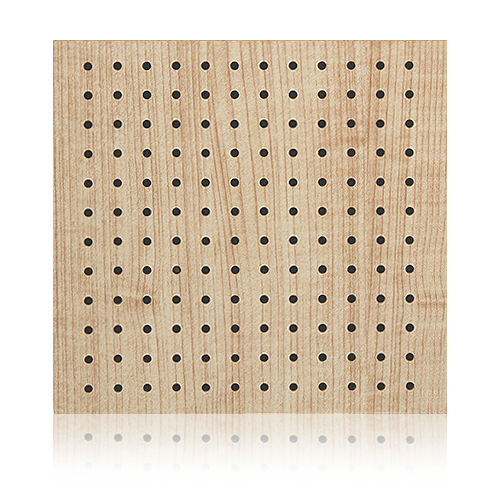
%> input picture Lab03/Test_cir02.png, 500 x 500 px
$ octave canny_test.m   (GNU Octave 9; MATLAB toolbox functions it lacks are replaced by stand-ins)
%> lines starting %> are read from the running program, lines starting %| are printed output that depends on the picture; in (x1, y1, x2, y2) boxes, pixels count from 0 and x2, y2 are one past the last pixel; in counts of white or black regions, pixels touching at a corner belong together; the program's own positions count from 1
clear;
clc;

fname = "Test_cir02.png";
img = imread(fname);
%> img is the input picture: size 500x500x3 uint8; mean R, G, B 220.5, 206.6, 188.7
figure(1); imshow(img);

% Convert image to grayscale
img_gray = rgb2gray(img);
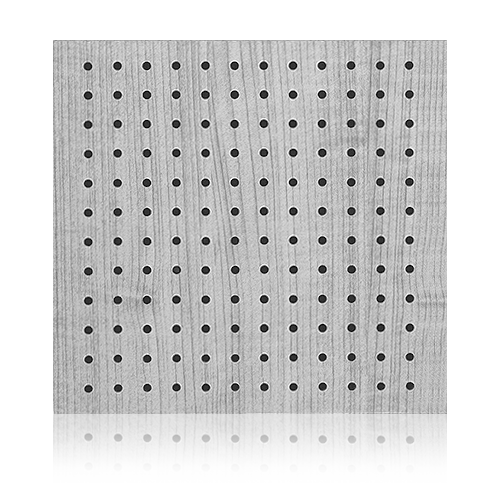
%> img_gray: size 500x500 uint8; min 0, max 255, mean 208.7

% Edge detection using Canny filter
edge_img = edge(img_gray, 'canny');
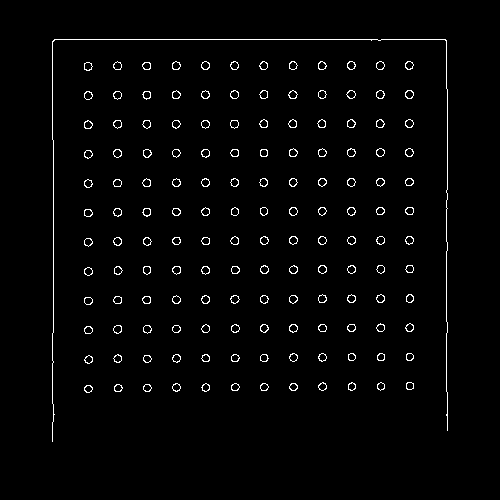
%> edge_img: size 500x500 logical; 2.1% white in thin lines or dots, all inside (x1, y1, x2, y2) = (52, 39, 448, 442)

% Display the edge image
figure(2); imshow(edge_img);

imgY = double(img_gray);
obj = imgY(55:55+21, 107:107+21);
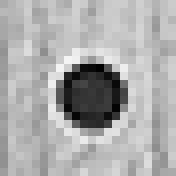
%> obj: size 22x22 double (shown 8 times larger); min 1, max 244, mean 171.2
figure(3); imshow(obj);

patt = flipud(fliplr(obj));
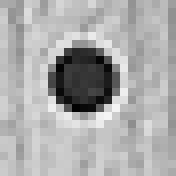
%> patt: size 22x22 double (shown 8 times larger); min 1, max 244, mean 171.2; mean of the top-left, top-right, bottom-left and bottom-right quarters 163.6, 164, 179.7, 177.7
patt = patt / sum(patt(:));
patt = patt - mean(patt(:));

% Enhance edge component in the pattern image
obj_edges = edge(obj, 'canny');
%> obj_edges: size 22x22 logical; 5.4% white in thin lines or dots, all inside (x1, y1, x2, y2) = (7, 7, 16, 16)
obj_edges = double(obj_edges);
obj_edges(obj_edges > 0) = 1;
enhanced_obj = obj_edges + obj;
enhanced_obj = enhanced_obj / max(enhanced_obj(:));
enhanced_obj = enhanced_obj - mean(enhanced_obj(:));

imgR = conv2(imgY, enhanced_obj, 'same');
imgR = imgR / max(imgR(:));

figure(4); imshow(imgR);
figure(5); mesh(imgR);
%> after `mesh(imgR)`:
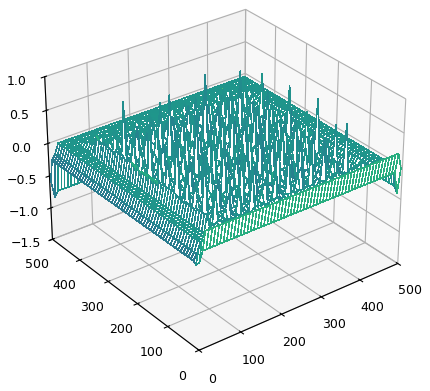
%> figure redrawn from the program's plot data

% Apply Gaussian filter for noise reduction
sigma = 1.5; % 표준 편차 값 조정
filtered_imgR = imgaussfilt(imgR, sigma);

% Display the filtered image
figure(6); imshow(filtered_imgR);
%> after `imshow(filtered_imgR)`:
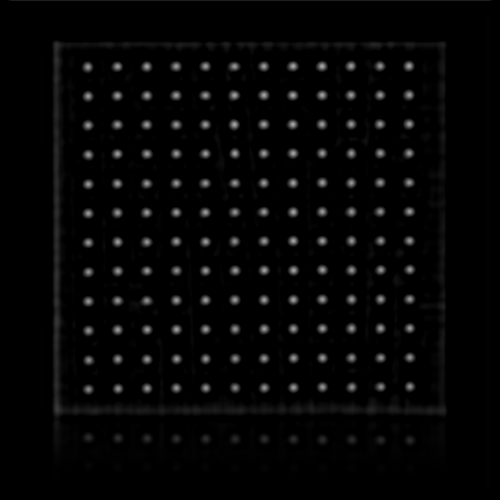
%> displayed picture: size 500x500, on the screen's scale of 0 to 255; min 0, max 165, mean 5.5

num = 0;
rcpnt = zeros(num, 2);
threshold = 0.245;
objsize = size(obj);
%> objsize = [22 22]
radr = ceil(objsize(1) / 2);
%> radr = 11
radc = ceil(objsize(2) / 2);
%> radc = 11

while (num < 1000)
    [maxval, r, c] = max2d(filtered_imgR);
    if maxval < threshold
        break;
    end
    num = num + 1;

    rcpnt(num, 1) = r;
    rcpnt(num, 2) = c;

    % Erase
    rs = max(1, r - radr);
    re = min(size(filtered_imgR, 1), r + radr);
    cs = max(1, c - radc);
    ce = min(size(filtered_imgR, 2), c + radc);
    filtered_imgR(rs:re, cs:ce) = 0;
end
%> this loop made 145 passes
%> (maxval, ind in max2d, r, c, rs, re, cs, ce) on passes 1 to 12: (0.646, 62235, 125, 235, 114, 136, 224, 246), (0.645, 33323, 67, 323, 56, 78, 312, 334), (0.642, 62293, 125, 293, 114, 136, 282, 304), (0.638, 47794, 96, 294, 85, 107, 283, 305), (0.638, 120294, 241, 294, 230, 252, 283, 305), (0.638, 135294, 271, 294, 260, 282, 283, 305), (0.637, 76794, 154, 294, 143, 165, 283, 305), (0.634, 33294, 67, 294, 56, 78, 283, 305), (0.633, 106294, 213, 294, 202, 224, 283, 305), (0.631, 47735, 96, 235, 85, 107, 224, 246), (0.629, 47765, 96, 265, 85, 107, 254, 276), (0.627, 149794, 300, 294, 289, 311, 283, 305)
%> (maxval, ind in max2d, r, c) on pass 47: (0.601, 164706, 330, 206)

rad = radr;
color = [255, 0, 0];    % Red
imgC = DrawCross(img, rcpnt, rad, color);
figure(7); imshow(imgC);

function [maxval, r, c] = max2d(img)
    [row, col] = size(img);

    img = img';
    vec = img(:);

    [maxval, ind] = max(vec);

    r = floor((ind - 1) / col);
    c = (ind - 1) - r * col;

    r = r + 1;
    c = c + 1;
end

function [imgC] = DrawCross(img, rcpnt, rad, color)
%> called with rad = 11, color = [255 0 0]
    imgC = img;
    [num, ~] = size(rcpnt);

    for n = 1:num
        r = rcpnt(n, 1);
        c = rcpnt(n, 2);

        cs = max(1, c - rad);
        ce = min(size(imgC, 2), c + rad);
        imgC(r, cs:ce, 1) = color(1);

        rs = max(1, r - rad);
        re = min(size(imgC, 1), r + rad);
        imgC(rs:re, c, 2) = color(2);

        cs = max(1, c - rad);
        ce = min(size(imgC, 2), c + rad);
        imgC(r, cs:ce, 2) = color(2);

        rs = max(1, r - rad);
        re = min(size(imgC, 1), r + rad);
        imgC(rs:re, c, 3) = color(3);

        cs = max(1, c - rad);
        ce = min(size(imgC, 2), c + rad);
        imgC(r, cs:ce, 3) = color(3);
    end
%> this loop made 144 passes
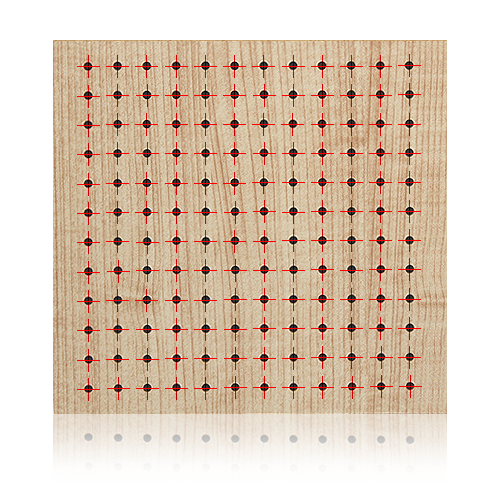
%> imgC: size 500x500x3 uint8; 2.59% of pixels changed, all inside (x1, y1, x2, y2) = (77, 54, 422, 401)
end

$ run again, with Lab03/Test_cir03.jpg saved as Lab03/Test_cir02.png
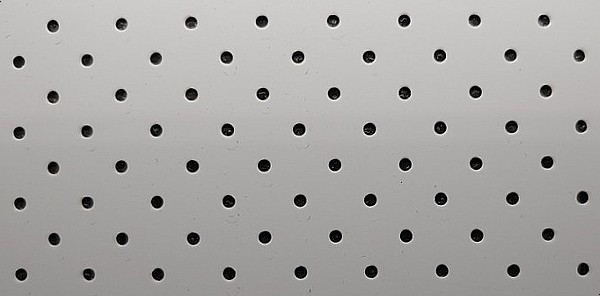
%> input picture Lab03/Test_cir03.jpg, 600 x 296 px
%> img is the input picture: size 296x600x3 uint8; mean R, G, B 168.8, 167.6, 165.7
%> `edge_img = edge(img_gray, 'canny');`:
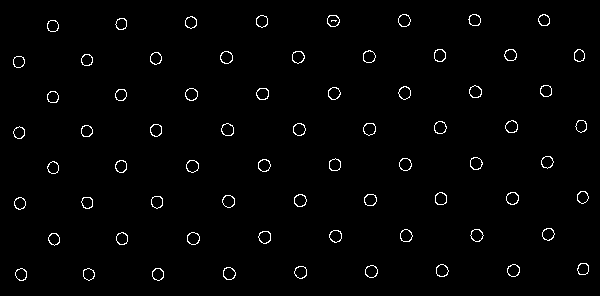
%> edge_img: size 296x600 logical; 1.6% white in thin lines or dots, all inside (x1, y1, x2, y2) = (13, 14, 589, 281)
%> the loop `while (num < 1000)` made 151 passes
%> (maxval, ind in max2d, r, c, cs, ce) on passes 1 to 3: (0.971, 292, 1, 292, 281, 303), (0.97, 235, 1, 235, 224, 246), (0.97, 279, 1, 279, 268, 290)
%> the loop in DrawCross, `for n = 1:num` made 150 passes
%> after the loop in DrawCross, `for n = 1:num`:
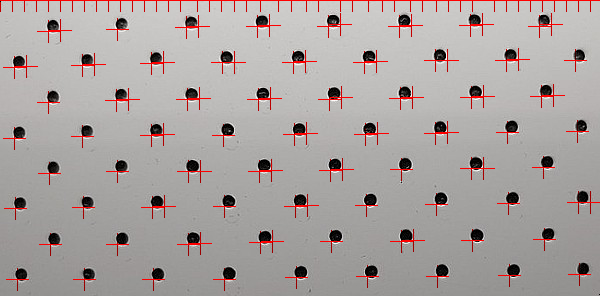
%> imgC: size 296x600x3 uint8; 3.12% of pixels changed, all inside (x1, y1, x2, y2) = (0, 0, 600, 291)
